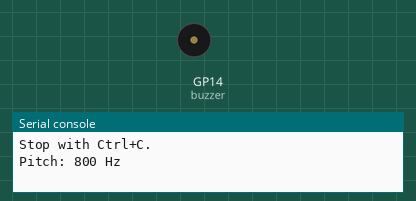
This program was run on a simulated Raspberry Pi Pico running MicroPython. Parts: buzzer (waves = sounding), the last lines printed to the serial console.

Above: at 0.4 s.
At 4.17 s:
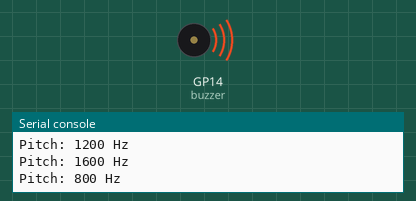
Timing chart, 0 to 4.7 s (numbered marks = the images above):
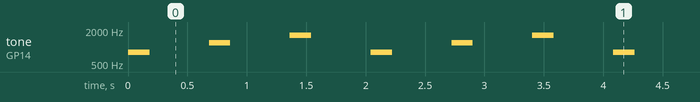

Measured:
- by itself, tone on GP14 (buzzer): repeats every 2.0 s: silent 0.50 s, 1200 Hz 0.18 s, silent 0.50 s, 1600 Hz 0.18 s, silent 0.50 s, 800 Hz 0.18 s

The program:

06_passive_buzzer.py
```python
from machine import Pin, PWM
from time import sleep_ms

BUZZER_PIN = 14
QUIET_DUTY = 2500

buzzer = PWM(Pin(BUZZER_PIN))
buzzer.duty_u16(0)

print("The passive buzzer should play three short, quiet pitches.")
print("Frequency changes pitch. Duty switches the sound on and off.")
print("Stop with Ctrl+C.")

try:
    while True:
        for frequency_hz in [800, 1200, 1600]:
            print("Pitch:", frequency_hz, "Hz")
            buzzer.freq(frequency_hz)
            buzzer.duty_u16(QUIET_DUTY)
            sleep_ms(180)
            buzzer.duty_u16(0)
            sleep_ms(500)
except KeyboardInterrupt:
    print("Stopped")
finally:
    buzzer.duty_u16(0)
    buzzer.deinit()
```
